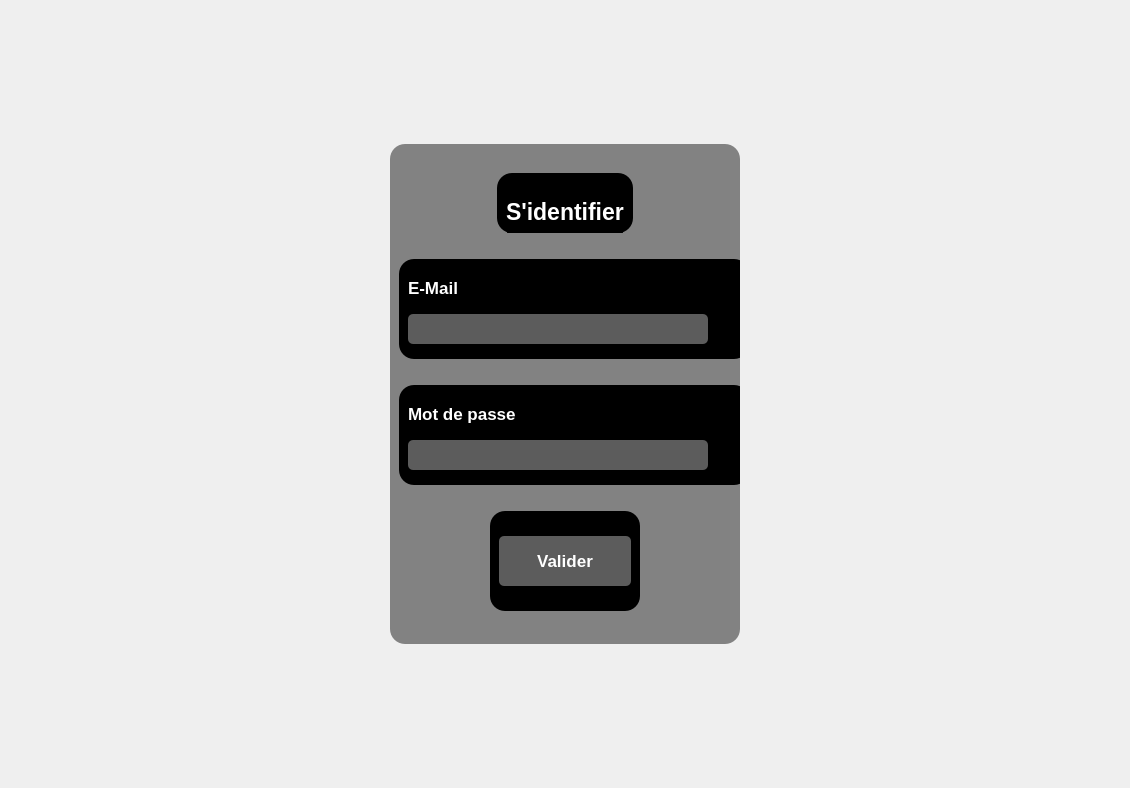
<?xml version="1.0" encoding="UTF-8"?>
<ui version="4.0">
 <class>MainWindow</class>
 <widget class="QMainWindow" name="MainWindow">
  <property name="geometry">
   <rect>
    <x>0</x>
    <y>0</y>
    <width>1130</width>
    <height>788</height>
   </rect>
  </property>
  <property name="windowTitle">
   <string>MainWindow</string>
  </property>
  <property name="styleSheet">
   <string notr="true"/>
  </property>
  <widget class="QWidget" name="centralwidget">
   <property name="styleSheet">
    <string notr="true">#centralwidget{
border-image: url(:/images/images/colorkit3.png);
}</string>
   </property>
   <layout class="QGridLayout" name="gridLayout">
    <item row="1" column="0">
     <widget class="QFrame" name="frameMire">
      <property name="minimumSize">
       <size>
        <width>350</width>
        <height>30</height>
       </size>
      </property>
      <property name="maximumSize">
       <size>
        <width>350</width>
        <height>500</height>
       </size>
      </property>
      <property name="styleSheet">
       <string notr="true">background-color: rgba(92, 92, 92, 190);
border-radius:15
</string>
      </property>
      <property name="frameShape">
       <enum>QFrame::StyledPanel</enum>
      </property>
      <property name="frameShadow">
       <enum>QFrame::Raised</enum>
      </property>
      <layout class="QVBoxLayout" name="verticalLayout">
       <item alignment="Qt::AlignHCenter">
        <widget class="QFrame" name="frameTitre">
         <property name="minimumSize">
          <size>
           <width>100</width>
           <height>60</height>
          </size>
         </property>
         <property name="maximumSize">
          <size>
           <width>300</width>
           <height>60</height>
          </size>
         </property>
         <property name="styleSheet">
          <string notr="true">background-color: rgba(0, 0, 0, 0, 0);</string>
         </property>
         <property name="frameShape">
          <enum>QFrame::StyledPanel</enum>
         </property>
         <property name="frameShadow">
          <enum>QFrame::Raised</enum>
         </property>
         <layout class="QVBoxLayout" name="verticalLayout_5">
          <item>
           <widget class="QLabel" name="label">
            <property name="minimumSize">
             <size>
              <width>100</width>
              <height>60</height>
             </size>
            </property>
            <property name="maximumSize">
             <size>
              <width>1500</width>
              <height>60</height>
             </size>
            </property>
            <property name="font">
             <font>
              <family>Tahoma</family>
              <pointsize>17</pointsize>
              <weight>75</weight>
              <bold>true</bold>
             </font>
            </property>
            <property name="styleSheet">
             <string notr="true">color: rgb(255, 255, 255);</string>
            </property>
            <property name="text">
             <string>S'identifier</string>
            </property>
           </widget>
          </item>
         </layout>
        </widget>
       </item>
       <item alignment="Qt::AlignHCenter">
        <widget class="QFrame" name="frameLogin">
         <property name="minimumSize">
          <size>
           <width>350</width>
           <height>100</height>
          </size>
         </property>
         <property name="maximumSize">
          <size>
           <width>350</width>
           <height>100</height>
          </size>
         </property>
         <property name="styleSheet">
          <string notr="true">background-color: rgba(0, 0, 0, 0, 0);</string>
         </property>
         <property name="frameShape">
          <enum>QFrame::StyledPanel</enum>
         </property>
         <property name="frameShadow">
          <enum>QFrame::Raised</enum>
         </property>
         <layout class="QVBoxLayout" name="verticalLayout_2">
          <item>
           <widget class="QLabel" name="titreMail">
            <property name="minimumSize">
             <size>
              <width>60</width>
              <height>30</height>
             </size>
            </property>
            <property name="maximumSize">
             <size>
              <width>60</width>
              <height>30</height>
             </size>
            </property>
            <property name="font">
             <font>
              <family>Tahoma</family>
              <pointsize>13</pointsize>
              <weight>75</weight>
              <bold>true</bold>
             </font>
            </property>
            <property name="styleSheet">
             <string notr="true">color: rgb(255, 255, 255);</string>
            </property>
            <property name="text">
             <string>E-Mail</string>
            </property>
           </widget>
          </item>
          <item>
           <widget class="QLineEdit" name="inputMail">
            <property name="minimumSize">
             <size>
              <width>300</width>
              <height>30</height>
             </size>
            </property>
            <property name="maximumSize">
             <size>
              <width>300</width>
              <height>30</height>
             </size>
            </property>
            <property name="font">
             <font>
              <family>Tahoma</family>
              <pointsize>10</pointsize>
             </font>
            </property>
            <property name="styleSheet">
             <string notr="true">background-color: rgb(92, 92, 92);
color: rgb(255, 255, 255);
selection-color: rgb(92, 92, 92);
selection-background-color: rgb(255, 255, 255);
border-radius: 5
</string>
            </property>
           </widget>
          </item>
         </layout>
        </widget>
       </item>
       <item alignment="Qt::AlignHCenter">
        <widget class="QFrame" name="framePassword">
         <property name="minimumSize">
          <size>
           <width>350</width>
           <height>100</height>
          </size>
         </property>
         <property name="maximumSize">
          <size>
           <width>350</width>
           <height>100</height>
          </size>
         </property>
         <property name="styleSheet">
          <string notr="true">background-color: rgba(0, 0, 0, 0, 0);</string>
         </property>
         <property name="frameShape">
          <enum>QFrame::StyledPanel</enum>
         </property>
         <property name="frameShadow">
          <enum>QFrame::Raised</enum>
         </property>
         <layout class="QVBoxLayout" name="verticalLayout_3">
          <item>
           <widget class="QLabel" name="titrePassword">
            <property name="maximumSize">
             <size>
              <width>120</width>
              <height>30</height>
             </size>
            </property>
            <property name="font">
             <font>
              <family>Tahoma</family>
              <pointsize>13</pointsize>
              <weight>75</weight>
              <bold>true</bold>
             </font>
            </property>
            <property name="styleSheet">
             <string notr="true">color: rgb(255, 255, 255);</string>
            </property>
            <property name="text">
             <string>Mot de passe</string>
            </property>
           </widget>
          </item>
          <item>
           <widget class="QLineEdit" name="inputPassword">
            <property name="minimumSize">
             <size>
              <width>300</width>
              <height>30</height>
             </size>
            </property>
            <property name="maximumSize">
             <size>
              <width>300</width>
              <height>30</height>
             </size>
            </property>
            <property name="font">
             <font>
              <family>Tahoma</family>
              <pointsize>10</pointsize>
             </font>
            </property>
            <property name="styleSheet">
             <string notr="true">background-color: rgb(92, 92, 92);
color: rgb(255, 255, 255);
selection-color: rgb(92, 92, 92);
selection-background-color: rgb(255, 255, 255);
border-radius: 5
</string>
            </property>
            <property name="echoMode">
             <enum>QLineEdit::Password</enum>
            </property>
           </widget>
          </item>
         </layout>
        </widget>
       </item>
       <item alignment="Qt::AlignHCenter">
        <widget class="QFrame" name="frameBouton">
         <property name="minimumSize">
          <size>
           <width>150</width>
           <height>100</height>
          </size>
         </property>
         <property name="maximumSize">
          <size>
           <width>150</width>
           <height>100</height>
          </size>
         </property>
         <property name="styleSheet">
          <string notr="true">background-color: rgba(0, 0, 0, 0, 0);</string>
         </property>
         <property name="frameShape">
          <enum>QFrame::StyledPanel</enum>
         </property>
         <property name="frameShadow">
          <enum>QFrame::Raised</enum>
         </property>
         <layout class="QVBoxLayout" name="verticalLayout_4">
          <item>
           <widget class="QPushButton" name="boutonValider">
            <property name="maximumSize">
             <size>
              <width>150</width>
              <height>50</height>
             </size>
            </property>
            <property name="font">
             <font>
              <family>Tahoma</family>
              <pointsize>13</pointsize>
              <weight>75</weight>
              <bold>true</bold>
             </font>
            </property>
            <property name="styleSheet">
             <string notr="true">QPushButton {
color: rgb(255, 255, 255);
background-color: rgb(92, 92, 92);
border-radius: 5
}

QPushButton:hover {
color: rgb(255, 255, 255);
background-color: rgb(52, 52, 52);
border-radius: 5
}

QPushButton:pressed {
color: rgb(255, 255, 255);
background-color: rgb(92, 92, 92);
border-radius: 5
}
</string>
            </property>
            <property name="text">
             <string>Valider</string>
            </property>
           </widget>
          </item>
         </layout>
        </widget>
       </item>
      </layout>
     </widget>
    </item>
   </layout>
  </widget>
 </widget>
 <resources>
  <include location="res.qrc"/>
 </resources>
 <connections/>
</ui>
